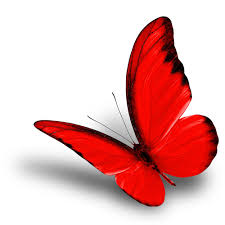
#> input picture BUTTERFLY.jpg, 225 x 225 px, found by its file name
$ jupyter execute 'Task 2@LGM.ipynb'   (shell and % lines are left out)
#> lines starting #> are read from the running program, lines starting #| are printed output that depends on the picture
# LetsGrowMore

# TASK 2

DONE BY- PRIYA KUMARI

# Image to Pencil Sketch with Python

[cell 1]
#importing the libraries
import cv2
import matplotlib.pyplot as plt

[cell 2]
#Reading the image
img = cv2.imread("C://Users//ps505//Documents//Python Scripts//BUTTERFLY.jpg")
#> img is the input picture: shape (225, 225, 3); mean B, G, R 179.2, 180.2, 229.9

[cell 3]
#Displaying the image
plt.imshow(img[:,:,::-1])
plt.axis(False)
plt.show()

[cell 4]
#Converting image from BGR to RGB color
img_rgb = cv2.cvtColor(img, cv2.COLOR_BGR2RGB)

[cell 5]
#Converting image from BGR to Grey scale
img_grey = cv2.cvtColor(img, cv2.COLOR_BGR2GRAY)
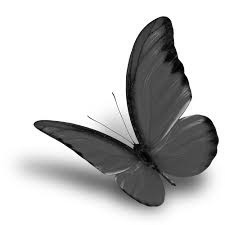
#> img_grey: shape (225, 225); min 0, max 255, mean 195

[cell 6]
#Inverting the Image
img_invert = cv2.bitwise_not(img_grey)
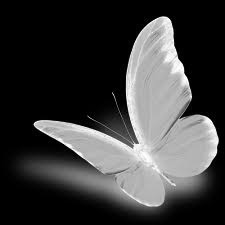
#> img_invert: shape (225, 225); min 0, max 255, mean 60

[cell 7]
#Blurring the image using GaussianBlur function
img_blur = cv2.GaussianBlur(img_invert, (111,111), 0)
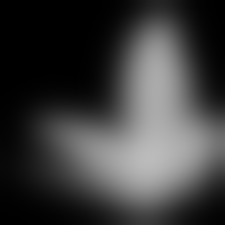
#> img_blur: shape (225, 225); min 0, max 187, mean 60.2

[cell 8]
#Inverting the blurred image
img_blur_invert = cv2.bitwise_not(img_blur)
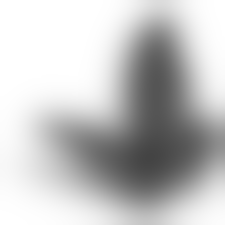
#> img_blur_invert: shape (225, 225); min 68, max 255, mean 194.8

[cell 9]
#Converting the blurred inverted image to sketch by doing bitwise division
img_sketch = cv2.divide(img_grey, img_blur_invert, scale = 256.0)
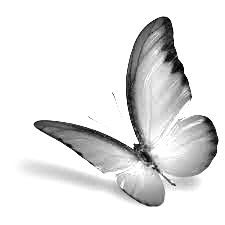
#> img_sketch: shape (225, 225); min 0, max 255, mean 227.8

[cell 10]
#Plotting the Images
plt.figure(figsize = (18,12))
plt.subplot(1,2,1)
plt.title('Original Image', size = 20)
plt.imshow(img_rgb)
plt.axis('off')

plt.subplot(1,2,2)
plt.title('Pencil Sketch', size = 20)
sketch_rgb = cv2.cvtColor(img_sketch, cv2.COLOR_BGR2RGB)
plt.imshow(sketch_rgb)
plt.axis('off')

plt.show()
